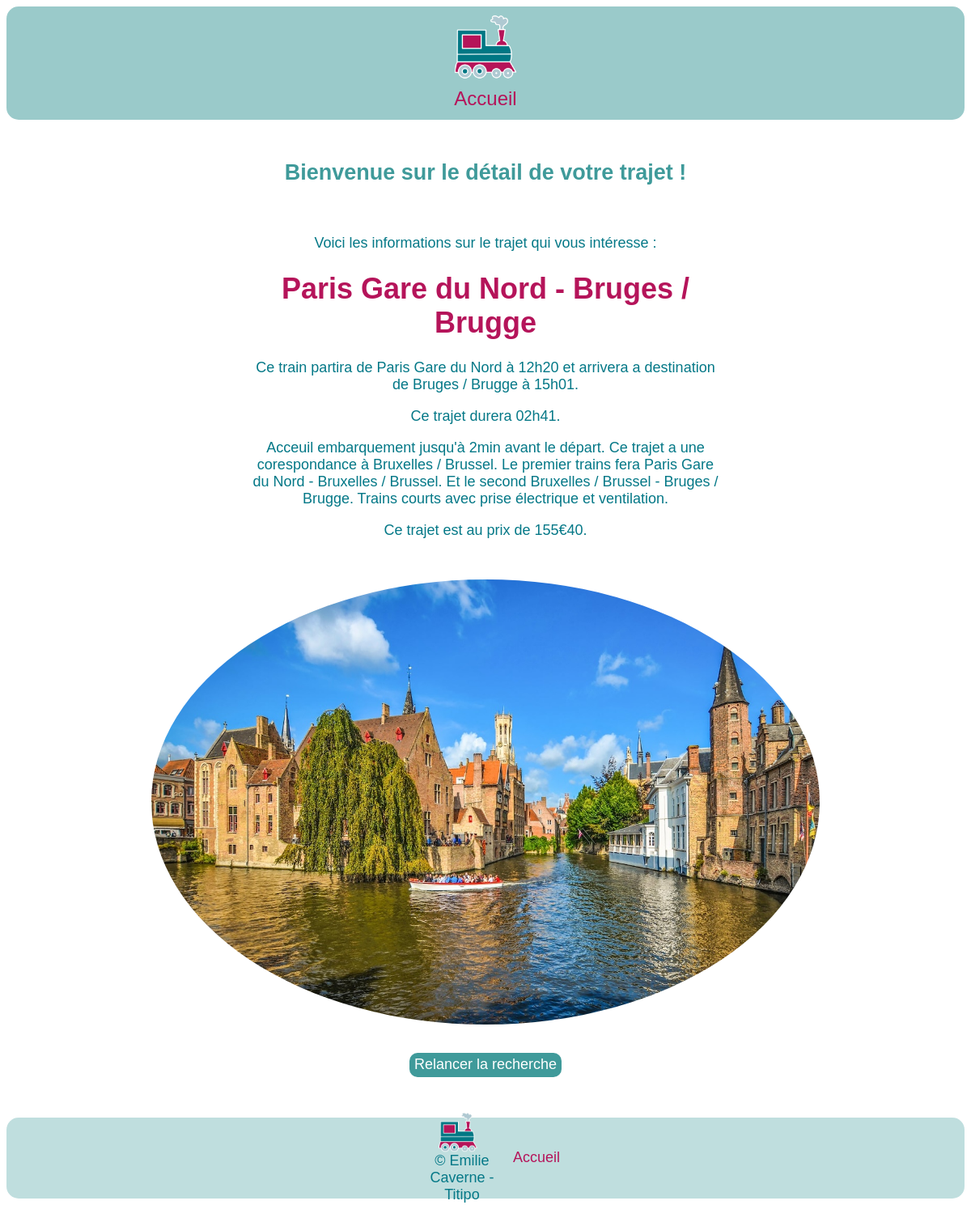
/train/aleatoire, run on the app's committed database.
### train/models.py (models this page shows)
class Train(models.Model) :
    trainID = models.AutoField(primary_key=True)
    depart = models.CharField(max_length = 50)
    arrivee = models.CharField(max_length = 50)
    heureDepart = models.CharField(max_length = 6)
    heureArrivee = models.CharField(max_length = 6)
    dureeTrajet = models.CharField(max_length = 6)
    info = models.CharField(max_length = 4000)
    image = models.ImageField(upload_to='static/IMG/', blank=True, null=True)
    prix = models.CharField(max_length=10)

### train/views.py (the view)
# urls.py: path("aleatoire", views.aleatoire, name="aleatoire"),
def aleatoire(request):
    trains = random.choice(Train.objects.all())
    return render(request, 'aleatoire.html', {'trains': trains})

### train/templates/aleatoire.html (shortened to what this page needs)
<!DOCTYPE html>
<html lang="en">
  <head>
  </head>
  <body>
    <header>
      <nav>
        <div class="nav-items">
          <a href="http://localhost:8000/train/">
            <img src="/static/logo.png" alt="" class="logo" />
          </a>
          <a href="http://localhost:8000/train/">Accueil</a>
        </div>
      </nav>
    </header>
    <main>
      <h2>Bienvenue sur le détail de votre trajet !</h2>
      <br />
      <div class="description">
        <p>Voici les informations sur le trajet qui vous intéresse :</p>
        <h1>{{ trains.depart }} - {{ trains.arrivee }}</h1>
        <p>
          Ce train partira de {{ trains.depart }} à {{ trains.heureDepart }} et
          arrivera a destination de {{trains.arrivee}} à {{ trains.heureArrivee }}.
        </p>
        <p>Ce trajet durera {{ trains.dureeTrajet}}.</p>
        <p>{{ trains.info }}</p>
        <p>Ce trajet est au prix de {{ trains.prix }}.</p>
      </div>
      <img src="{{ trains.image.url}}" alt="My image" class="imgVille" />
      <form action="{% url 'aleatoire' %}" method="get">
        <button class="bouton" type="submit">Relancer la recherche</button>
      </form>
    </main>
    <footer>
      <div class="footerL">
        <img
          src="/static/logo.png"
          alt=""
          style="height: 50px; margin-right: 10px"
        />
        <p style="margin: 0">© Emilie Caverne - Titipo</p>
      </div>
      <div class="footerR">
        <a href="http://localhost:8000/train/">Accueil</a>
      </div>
    </footer>
  </body>
</html>

### train/templates/aleatoire.html (style rules this page uses)
body { font-family: "Gill Sans", "Gill Sans MT", Calibri, "Trebuchet MS", sans-serif; font-size: large; align-items: center; text-align: center; }
header { background-color: #3f9a9a86; height: 140px; border-radius: 15px; }
.logo { display: block; height: 80px; margin: 10px; }
header nav { display: flex; text-align: center; justify-content: center; align-items: center; justify-content: space-around; }
.nav-items { justify-content: space-around; align-items: center; }
a { text-decoration: none; color: #b5145a; font-size: x-large; }
main { margin-top: 50px; }
h2 { color: #3f9a9a; }
h1 { color: #b5145a; }
p { color: #047887; }
.description { margin-left: 300px; margin-right: 300px; margin-bottom: 50px; }
.imgVille { height: 550px; border-radius: 60%; }
.bouton { background-color: #3f9a9a; color: white; border: none; border-radius: 10px; height: 30px; margin-top: 30px; font-size: large; }
footer { display: flex; justify-content: space-between; align-items: center; background-color: #3f9a9a54; height: 100px; margin-top: 50px; border-radius: 15px; }
.footerL { display: flex; align-items: center; margin-left: 500px; flex-direction: column; }
.footerR { display: flex; flex-direction: column; margin-right: 500px; text-align: left; }
.footerR a { font-size: large; }

### data on the page
Train: depart "Paris Gare du Nord", arrivee "Bruges / Brugge", heureDepart "12h20", heureArrivee "15h01", dureeTrajet "02h41", info "Acceuil embarquement jusqu'à 2min avant le départ. Ce trajet a une corespondance à Bruxelles / Brussel. Le premier trains fera Paris Gare du Nord - Bruxelles / Brussel. Et le second Bruxelles / Brussel - Bruges / Brugge. Trains courts avec prise électrique et ventilation.", prix "155€40", image (picture)
